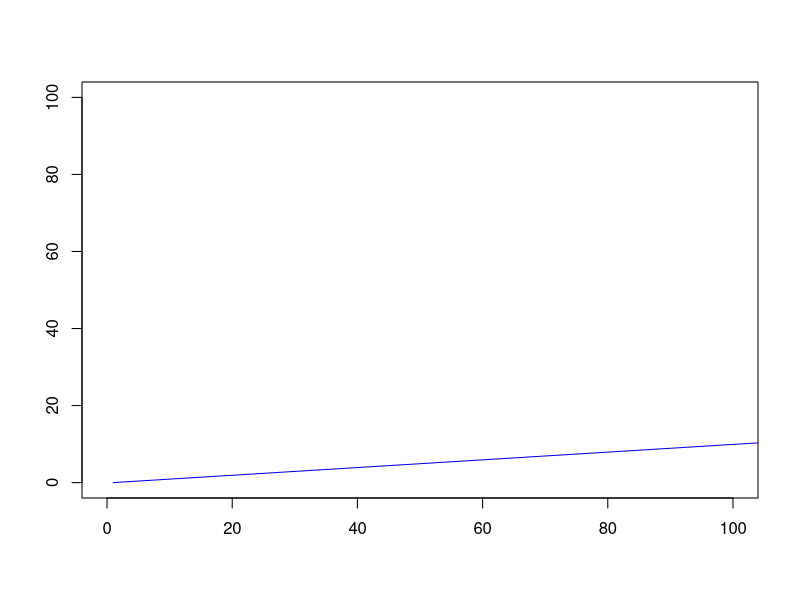

Recreate this plot in R. (Note: this script raises an error after producing the figure.)
#set working directory
setwd("")

#need this package to calculate derivs
require("numDeriv")

########################################################PART I
#1) Simulate logistic population dynamics
# initial population size and parameters r, K
n0 = 1
r = 0.5
K = 100

logistic.continous <- function (n0, r, K, T) {

  
}

T = seq(0,100, length.out = 1000)
plot(1, type = "n", xlab = "",
     ylab = "", xlim = c(0, 100), 
     ylim = c(0, 100))

n1 = logistic.continous(n0,r,K,T)

lines(y=n1,x=T,col="blue")

n.change = diff(n1)
plot(n1[1: length(n1)-1], n.change)
abline(v = K/2, col = "green")

#try for r = 1.5, 2.9


#2) Surplus production model
b0=1
r=1
K=100
T=100
H=0

surplus.production <- function (b0, r, K, T, H) {

  
}

b = surplus.production(b0,r,K,T,H)
par(mfrow=c(1,2))
plot(b)
plot(b[1: length(b)-1], b[2: length(b)], xlab = "Bt", ylab ="B(t+1)")
abline(0, 1, col = "red") 
abline(v = K/2, col = "green")

# grid out B, find Fmsy
B = seq(0, 100, length.out = 1000)
C = r*B*(1-B/K)
plot(B,C)

F = r*(1-B/K)
plot(F,C)
F[which.max(C)]



#3) 
############### YPR ##################################;
# uniform selectivity
YPR <- function(f){
  n.age = length(sel)
  fa = f*sel
  za = m + fa
  cza = cumsum(c(0,za[1:(n.age-1)]))
  YPR = sum(exp(-cza)*weight*fa*(1-exp(-za))/za)
  return(YPR)
}

age=3:20
sel = c(1,1,1,1,1,1,1,1,1,1,1,1,1,1,1,1,1,1)

weight = c(0.15,0.278,0.394,0.599,0.862,1.163,1.572,2.028,2.653,
           3.141,3.844,4.043,4.252,4.471,4.702,4.945,5.200,5.469)

m=rep(0.2,length(age))

ypr1 = YPR(0.2)
print(ypr1)

## YPR for a range of F's; change sel and see what happens to Fmax
fv = seq(0,0.5,by=0.01)
fv = as.matrix(fv,ncol=1)
ypr2 = apply(fv,1,YPR)

plot(fv,ypr2,xlab='F',ylab='YPR',type='l',ylim=c(0,0.4))

Fmax = fv[which.max(ypr2)]
abline(v=Fmax)
text(Fmax+0.03,0.1,'Fmax')

sel = 
ypr3 = apply(fv,1,YPR)
lines(fv,ypr3,lty=1,col='red')
Fmax = fv[which.max(ypr3)]
abline(v=Fmax,col='red')
text(Fmax+0.03,0.12,'Fmax',col='red')

sel = 
ypr3 = apply(fv,1,YPR)
lines(fv,ypr3,lty=1,col='green')
Fmax = fv[which.max(ypr3)]
abline(v=Fmax,col='green')
text(Fmax+0.03,0.14,'Fmax',col='green')

## try changing other inputs (e.g. m, weights) and assess what happens to Fmax

#now calculate F0.1
#####   F0.1  ##################
fv = seq(0,0.5,by=0.001)
fv = as.matrix(fv,ncol=1)
ypr = apply(fv,1,YPR)

plot(fv,ypr,xlab='F',ylab='YPR',type='l')

Fmax = fv[which.max(ypr)]
abline(v=Fmax)
text(Fmax+0.03,0.1,'Fmax')

der.ypr = rep(0,length(ypr))
for(i in 1:length(ypr)){
  der.ypr[i] = grad(YPR,fv[i])
}
der.ypr.scaled = der.ypr/der.ypr[1]
ipos = which.min(abs(der.ypr.scaled-0.1))
F0.1 = fv[ipos]
abline(v=F0.1,lty=2)
text(F0.1+0.03,0.1,'F0.1')

YPR0.1 = ypr[ipos]
b = der.ypr[ipos]; ## slope at F0.1
a = YPR0.1 - b*F0.1  ## intercept of tangent line
abline(a,b,lty=1,col=grey(0.7))

YPR1 = ypr[1]
b = der.ypr[1]; ## slope at origin
a = YPR1  ## intercept of tangent line
abline(a,b,lty=2,col=grey(0.7))

ctext = paste('slope at origin = ',signif(der.ypr[1],digits=2),
              ', slope at F0.1 = ',signif(der.ypr[ipos],digits=2),sep='')
mtext(side=3,line=0.5,ctext)

###################### SPR #############################;
SPR <- function(f){
  n.age = length(sel)
  fa = f*sel
  za = m + fa
  cza = cumsum(c(0,za[1:(n.age-1)]))
  SPR = sum(exp(-cza)*weight*mat)
  return(SPR)
}

age=3:20
sel = c(1,1,1,1,1,1,1,1,1,1,1,1,1,1,1,1,1,1)

weight = c(0.15,0.278,0.394,0.599,0.862,1.163,1.572,2.028,2.653,
           3.141,3.844,4.043,4.252,4.471,4.702,4.945,5.200,5.469)

mat = c(0,0,0,0,0,0.002,0.006,0.022,0.077,0.242,0.529,0.651,0.756,
        0.837,0.895,0.934,0.959,0.975)

m=rep(0.2,length(age))

spr1 = SPR(0.2)
print(spr1)

## SPR for a range of F's; change sel and see what happens 
fv = seq(0,0.5,by=0.001)
fv = as.matrix(fv,ncol=1)
spr1 = apply(fv,1,SPR)
percent.spr1 = 100*spr1/spr1[1]

plot(fv,percent.spr1,xlab='F',ylab='%SPR',type='l',ylim=c(0,100))

ipos=which.min(abs(percent.spr1-35))
F35 = fv[ipos]
segments(F35,0,F35,35)
text(F35+0.03,35,'F35',cex=0.8)
ipos=which.min(abs(percent.spr1-20))
F20 = fv[ipos]
segments(F20,0,F20,20)
text(F20+0.03,20,'F20',cex=0.8)

sel = 
spr2 = apply(fv,1,SPR)
percent.spr2 = 100*spr2/spr2[1]
lines(fv,percent.spr2,lty=1,col='green')

ipos=which.min(abs(percent.spr2-35))
F35 = fv[ipos]
segments(F35,0,F35,35,col='green')
text(F35+0.03,35,'F35',cex=0.8,col='green')
ipos=which.min(abs(percent.spr2-20))
F20 = fv[ipos]
segments(F20,0,F20,20,col='green')
text(F20+0.03,20,'F20',cex=0.8,col='green')

ipos=which.min(abs(fv-0.3))
abline(h=percent.spr2[ipos],lty=2,col='green')

#4##############  Beverton-Holt and MSY ######################;

BH = function(alpha,beta,ssb){
  alpha*ssb/(beta+ssb)
}

alpha=1000
beta=10
ssb=seq(1:200)

rec = BH(alpha,beta,ssb)

plot(ssb,rec,type='l',lwd=2)

## can show for BH that equilibrium SSB for a constant fishing mortality f is (see slides);

SSBe = function(f){alpha*SPR(f)-beta}

RECe = function(f){BH(alpha,beta,SSBe(f))}

Yielde = function(f){RECe(f)*YPR(f)}

fv = seq(0,0.5,by=0.001)
fv = as.matrix(fv,ncol=1)
ye_f = apply(fv,1,Yielde)

plot(fv,ye_f,xlab='F',ylab='Equilibrium Yield',type='l')

#Calculate Fmsy
Fmsy = 

#calculate Bmsy
Bmsy = 

#------------------------------------------------------------------
## Continuous time YPR;

## The Von Bertalanffy weight at age t function;
vonb = function(t){
  ret = Winf*((1 - exp(-k*t))**b)
  return(ret)
}  

ypr.int = function(t,f){
  
  wt = vonb(t)  
  st = pnorm(t-tc); ## selectivity as a normal pdf;
  St = (t-tc)*pnorm(t-tc) + dnorm(t-tc) + tc*pnorm(-tc) - dnorm(-tc)
  Mt = m*t; ## m(t)=m so that M(t) = int_0^t m(t) dt = m*t                       
  ft = f*St
  ret = f*st*wt*exp(-ft-Mt);
  return(ret)                                      
}

ypr.fun = function(f){integrate(ypr.int,f, lower = 0, upper = Inf)[[1]]}

b=3
Winf = 25
k = 0.2 
m=0.2
tc=4

fv = seq(0.1,1,by=0.01)
fv = as.matrix(fv,ncol=1)
YPRf = apply(fv,1,ypr.fun)

plot(fv,YPRf,type='l') 

Fmax = fv[which.max(YPRf)]
abline(v=Fmax)
text(Fmax+0.03,0.1,'Fmax')

## Another way to get Fmax, define a function that returns dYPR(f)/df

dyprt.df = function(t,f){  
  st = pnorm(t-tc)
  St = (t-tc)*pnorm(t-tc) + dnorm(t-tc) + tc*pnorm(-tc) - dnorm(-tc)          
  ft = f*St
  ret = ypr.int(t,f)*(1-ft)/f;
  return(ret)
}
upper=Inf
dypr.df = function(f){integrate(dyprt.df,f, lower = 0, upper = upper)[[1]]}  

Fmax1 = uniroot(dypr.df, interval=c(1e-8,1),tol=1e-8)$root

abline(v=Fmax1,col='red')

### SPR  ####

spr.int = function(t,f){
  wt = vonb(t)
  st = pnorm(t-tc)
  St = (t-tc)*pnorm(t-tc) + dnorm(t-tc) + tc*pnorm(-tc) - dnorm(-tc)
  Mt = m*t                       
  ft = f*St
  logit_pt =  bo+b1*t
  pt=rep(1,length(t)); ## proportion mature a logistic function of t;
  ind = logit_pt<100
  pt1= exp(bo+b1*t[ind])/(1+exp(bo+b1*t[ind]))
  pt = replace(pt,ind,pt1)
  ret = pt*wt*exp(-ft-Mt);
  return(ret)
} 

spr.fun = function(f){integrate(spr.int, lower = 0, upper = Inf,f)[[1]]}

dsprt.df = function(t,f){
  st = pnorm(t-tc)
  St = (t-tc)*pnorm(t-tc) + dnorm(t-tc) + tc*pnorm(-tc) - dnorm(-tc) 
  ret = -spr.int(t,f)*St;
  return(ret)
} 


t50=4; #Age at 50% maturity;
t95=5.5; #age at 95% maturity;
b1=log(0.95/0.05)/(t95-t50)
bo = -t50*b1 


## compute the percent SPR, 100*SPR(f)/SPR(0)
SPRf = 100*apply(fv,1,spr.fun)/spr.fun(0)

plot(fv,SPRf,type='l') 

ipos=which.min(abs(SPRf-35))
F35 = fv[ipos]
segments(F35,0,F35,35)
text(F35+0.03,35,'F35',cex=0.8)
ipos=which.min(abs(SPRf-20))
F20 = fv[ipos]
segments(F20,0,F20,20)
text(F20+0.03,20,'F20',cex=0.8)
abline(h=c(20,35),lty=2)


